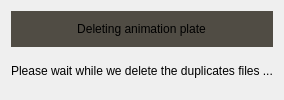
                 <widget class="QWidget" name="page_deletingduplicates">
                  <layout class="QVBoxLayout" name="verticalLayout_18">
                   <item>
                    <widget class="QWidget" name="widget_deletinganimationwrapper" native="true">
                     <property name="styleSheet">
                      <string notr="true">background-color: rgb(80, 76, 68);
border: 0;</string>
                     </property>
                     <layout class="QVBoxLayout" name="verticalLayout_7">
                      <item alignment="Qt::AlignHCenter|Qt::AlignVCenter">
                       <widget class="QLabel" name="label_deletinganimation">
                        <property name="maximumSize">
                         <size>
                          <width>16777215</width>
                          <height>16777215</height>
                         </size>
                        </property>
                        <property name="styleSheet">
                         <string notr="true"/>
                        </property>
                        <property name="text">
                         <string>Deleting animation plate</string>
                        </property>
                        <property name="scaledContents">
                         <bool>true</bool>
                        </property>
                        <property name="alignment">
                         <set>Qt::AlignCenter</set>
                        </property>
                       </widget>
                      </item>
                     </layout>
                    </widget>
                   </item>
                   <item>
                    <widget class="QLabel" name="label_deletingmessage">
                     <property name="styleSheet">
                      <string notr="true"/>
                     </property>
                     <property name="text">
                      <string>&lt;html&gt;&lt;head/&gt;&lt;body&gt;&lt;p&gt;Please wait while we delete the duplicates files ...&lt;/p&gt;&lt;/body&gt;&lt;/html&gt;</string>
                     </property>
                    </widget>
                   </item>
                  </layout>
                 </widget>
